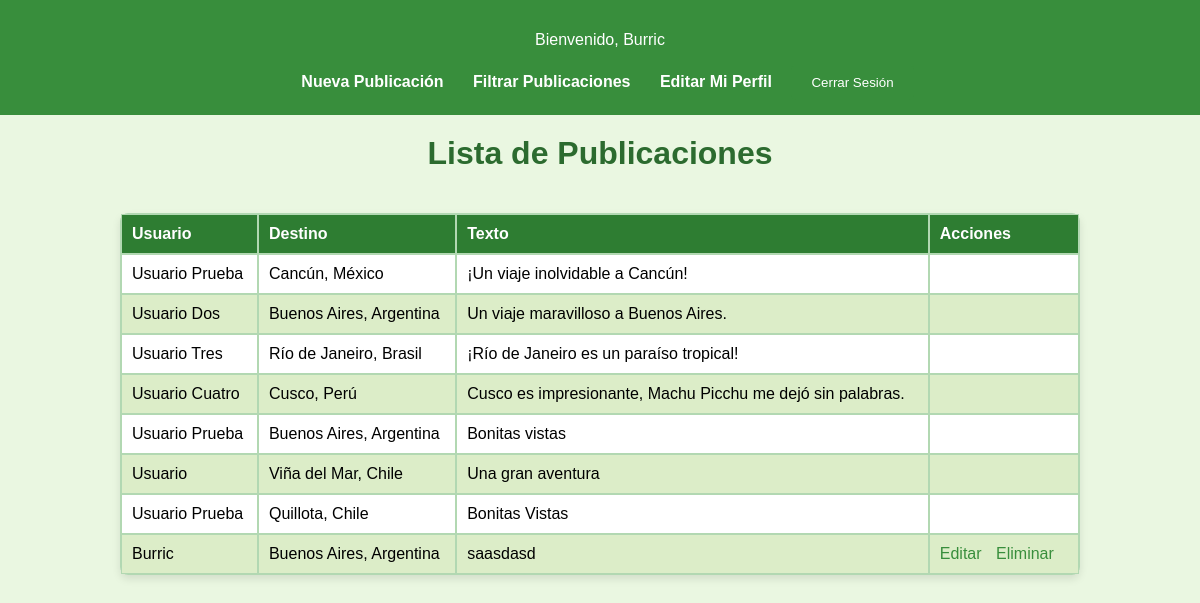
/publicacion/ (signed in), run on the app's committed database.
### usuario/models.py (models this page shows, shortened)
class Usuario(AbstractUser):
    nombre = models.CharField(max_length=150)
    correo = models.EmailField(unique=True)
    ubicacion = models.CharField(max_length=255, blank=True, null=True)
    USERNAME_FIELD = 'correo'
    REQUIRED_FIELDS = ['username', 'nombre']

### publicacion/models.py (models this page shows, shortened)
class Publicacion(models.Model):
    usuario = models.ForeignKey(Usuario, on_delete=models.CASCADE)
    destino = models.ForeignKey(Destino, on_delete=models.CASCADE)
    texto = models.TextField()
    fecha = models.DateField(auto_now_add=True)

### destino/models.py (models this page shows)
class Destino(models.Model):
    pais = models.CharField(max_length=100)
    ciudad = models.CharField(max_length=100)
    descripcion = models.TextField()
    def __str__(self):
        return f"{self.ciudad}, {self.pais}"

### publicacion/views.py (the view)
# urls.py: path('', views.publicacion_list, name='publicacion_list'),
@login_required
def publicacion_list(request):
    publicaciones = Publicacion.objects.all()
    return render(request, 'publicacion_list.html', {'publicaciones': publicaciones})

### publicacion/templates/publicacion_list.html (shortened to what this page needs)
{% load static %}
<!DOCTYPE html>
<html lang="es">
<head>
    <link rel="stylesheet" href="{% static 'css/listar publicacion.css' %}">
</head>
<body>
    <header>
        {% if user.is_authenticated %}
            <p>Bienvenido, {{ user.nombre}}</p>
            <nav>
                <a href="{% url 'publicacion_create' %}">Nueva Publicación</a>
                <a href="{% url 'publicacion_search' %}" style="margin-left: 10px;">Filtrar Publicaciones</a>
                {% if user.is_superuser %}
                    <a href="{% url 'destino_list' %}" style="margin-left: 10px;">Ver Lista de Destinos</a>
                    <a href="{% url 'usuario_list' %}" style="margin-left: 10px;">Gestionar Usuarios</a>
                {% else %}
                    <a href="{% url 'usuario_edit' user.id %}" style="margin-left: 10px;">Editar Mi Perfil</a>
                {% endif %}
                <form action="{% url 'logout' %}" method="POST" style="display: inline;">
                    <button type="submit">Cerrar Sesión</button>
                </form>
            </nav>
        {% else %}
            <nav>
                <a href="{% url 'login' %}">Iniciar Sesión</a>
                <a href="{% url 'register' %}">Registrarse</a>
            </nav>
        {% endif %}
    </header>
    <h1>Lista de Publicaciones</h1>
    <table border="1">
        <thead>
            <tr>
                <th>Usuario</th>
                <th>Destino</th>
                <th>Texto</th>
                <th>Acciones</th>
            </tr>
        </thead>
        <tbody>
            {% for publicacion in publicaciones %}
                <tr>
                    <td>{{ publicacion.usuario.nombre }}</td>
                    <td>{{ publicacion.destino }}</td>
                    <td>{{ publicacion.texto }}</td>
                    <td>
                        {% if request.user == publicacion.usuario or request.user.is_superuser %}
                            <a href="{% url 'publicacion_edit' publicacion.id %}">Editar</a>
                            <a href="{% url 'publicacion_delete' publicacion.id %}">Eliminar</a>
                        {% endif %}
                    </td>
                </tr>
            {% empty %}
                <tr>
                    <td colspan="4">No hay publicaciones disponibles.</td>
                </tr>
            {% endfor %}
        </tbody>
    </table>
</body>
</html>

### publicacion/static/css/listar publicacion.css (style rules this page uses)
body { font-family: Arial, sans-serif; background-color: #eaf7e1; margin: 0; padding: 0; display: flex; flex-direction: column; align-items: center; height: 100vh; text-align: center; }
h1 { color: #2c6b2f; margin-top: 20px; }
header { width: 100%; background-color: #388e3c; padding: 15px 0; text-align: center; color: white; }
header nav a { text-decoration: none; color: white; margin: 0 15px; font-weight: bold; }
table { width: 80%; max-width: 1000px; background-color: #fff; border-radius: 8px; box-shadow: 0 4px 8px rgba(0, 0, 0, 0.1); margin-top: 20px; border-collapse: separate; border-spacing: 0; }
table, th, td { border: 1px solid #b2d8b2; }
th, td { padding: 10px; text-align: left; }
th { background-color: #2e7d32; color: white; }
tr:nth-child(even) { background-color: #dcedc8; }
td a { margin-right: 10px; text-decoration: none; color: #388e3c; }
form button { background-color: #388e3c; color: white; padding: 10px 20px; border: none; border-radius: 5px; cursor: pointer; transition: background-color 0.3s, transform 0.2s; }

### data on the page
Usuario: nombre "Burric"
Publicacion: usuario.nombre "Usuario Prueba", destino "Cancún, México", texto "¡Un viaje inolvidable a Cancún!"
Publicacion: usuario.nombre "Usuario Dos", destino "Buenos Aires, Argentina", texto "Un viaje maravilloso a Buenos Aires."
Publicacion: usuario.nombre "Usuario Tres", destino "Río de Janeiro, Brasil", texto "¡Río de Janeiro es un paraíso tropical!"
Publicacion: usuario.nombre "Usuario Cuatro", destino "Cusco, Perú", texto "Cusco es impresionante, Machu Picchu me dejó sin palabras."
Publicacion: usuario.nombre "Usuario Prueba", destino "Buenos Aires, Argentina", texto "Bonitas vistas"
Publicacion: usuario.nombre "Usuario", destino "Viña del Mar, Chile", texto "Una gran aventura"
Publicacion: usuario.nombre "Usuario Prueba", destino "Quillota, Chile", texto "Bonitas Vistas"
Publicacion: usuario.nombre "Burric", destino "Buenos Aires, Argentina", texto "saasdasd", shows "Editar"
